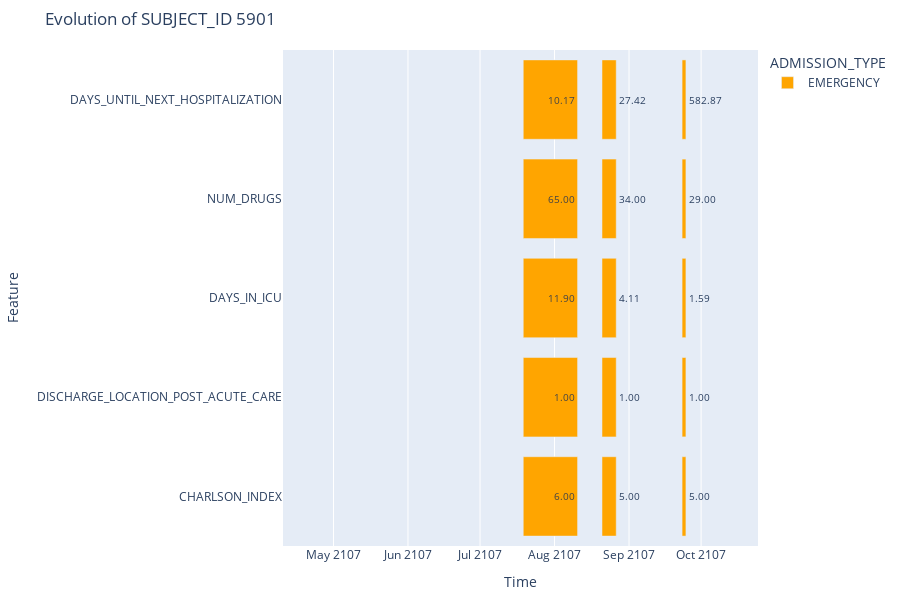

Write notebook code for a chart like this one.
### Code cell
from recurrent_health_events_prediction.visualization.utils import plot_subject_evolution


features_to_plot = [
    'CHARLSON_INDEX',
    'DISCHARGE_LOCATION_POST_ACUTE_CARE',
    'DAYS_IN_ICU',
    'NUM_DRUGS',
    'DAYS_UNTIL_NEXT_HOSPITALIZATION',
]

filename = "readmission_evolution_5901.html"
file_path = os.path.join("/workspaces/master-thesis-recurrent-health-events-prediction/assets/plots/eda/mimic", filename)
plot_subject_evolution(historical_events_hmm_features_df, subject_id, features_to_plot=features_to_plot, textposition='auto', extend_time_horizon_by=30, save_html_file_path=file_path)

### Figure 1 — Plotly figure (JSON) as saved in the notebook; plotly's stock layout.template omitted (floating-point values rounded to 4 significant figures)
{"data": [{"base": ["2107-07-18T23:29:00.000000000", "2107-08-20T18:07:00.000000000", "2107-09-23T02:08:00.000000000", "2107-07-18T23:29:00.000000000", "2107-08-20T18:07:00.000000000", "2107-09-23T02:08:00.000000000", "2107-07-18T23:29:00.000000000", "2107-08-20T18:07:00.000000000", "2107-09-23T02:08:00.000000000", "2107-07-18T23:29:00.000000000", "2107-08-20T18:07:00.000000000", "2107-09-23T02:08:00.000000000", "2107-07-18T23:29:00.000000000", "2107-08-20T18:07:00.000000000", "2107-09-23T02:08:00.000000000"], "hovertemplate": "ADMISSION_TYPE=EMERGENCY<br>ADMITTIME=%{base}<br>DISCHTIME=%{x}<br>Feature=%{y}<br>Value=%{text}<extra></extra>", "legendgroup": "EMERGENCY", "marker": {"color": "orange", "pattern": {"shape": ""}}, "name": "EMERGENCY", "orientation": "h", "showlegend": true, "text": ["6.00", "5.00", "5.00", "1.00", "1.00", "1.00", "11.90", "4.11", "1.59", "65.00", "34.00", "29.00", "10.17", "27.42", "582.87"], "textfont": {"size": 10}, "textposition": "auto", "type": "bar", "x": [1953360000, 511380000, 137820000, 1953360000, 511380000, 137820000, 1953360000, 511380000, 137820000, 1953360000, 511380000, 137820000, 1953360000, 511380000, 137820000], "xaxis": "x", "y": ["CHARLSON_INDEX", "CHARLSON_INDEX", "CHARLSON_INDEX", "DISCHARGE_LOCATION_POST_ACUTE_CARE", "DISCHARGE_LOCATION_POST_ACUTE_CARE", "DISCHARGE_LOCATION_POST_ACUTE_CARE", "DAYS_IN_ICU", "DAYS_IN_ICU", "DAYS_IN_ICU", "NUM_DRUGS", "NUM_DRUGS", "NUM_DRUGS", "DAYS_UNTIL_NEXT_HOSPITALIZATION", "DAYS_UNTIL_NEXT_HOSPITALIZATION", "DAYS_UNTIL_NEXT_HOSPITALIZATION"], "yaxis": "y"}], "layout": {"barmode": "overlay", "height": 600, "legend": {"title": {"text": "ADMISSION_TYPE"}, "tracegroupgap": 0}, "margin": {"b": 50, "l": 100, "r": 100, "t": 50}, "title": {"text": "Evolution of SUBJECT_ID 5901"}, "xaxis": {"anchor": "y", "domain": [0, 1], "range": ["2107-04-09T23:29:00", "2107-10-24T16:25:00"], "title": {"text": "Time"}, "type": "date"}, "yaxis": {"anchor": "x", "domain": [0, 1], "title": {"text": "Feature"}}}}
